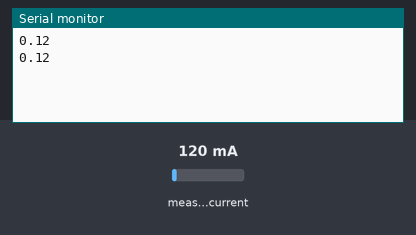
The sketch below on a simulated Arduino Uno, built with avr-gcc and run on an emulated ATmega328P. Shown: the last lines printed to the serial monitor. Inputs (shaded band) come from the test bench; at power-on: measured current 120 mA.

Above: at 3.1 s.
3.2 s: measured current set to 40 mA
At 5.4 s:
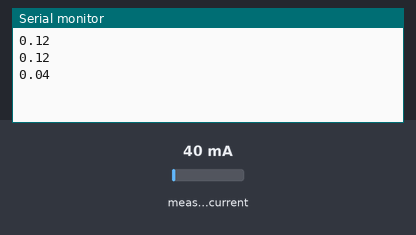
6.1 s: measured current set to 500 mA
At 7.4 s:
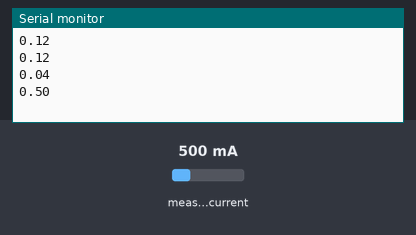
Timing chart, 0 to 9.1 s (numbered marks = the images above; inputs shaded):
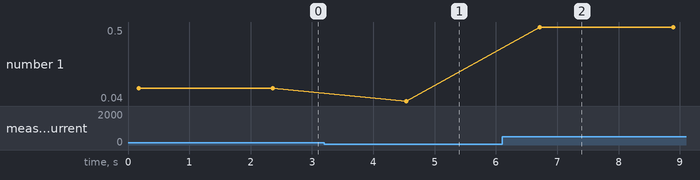

Measured:
- after the input at 3.2 s, the serial monitor: prints a new line after 1.3 s (image 1)
- after the input at 6.1 s, the serial monitor: prints a new line after 0.61 s (image 2)
- plotted number 1: 0.12 → 0.04 after the input at 3.2 s, 0.04 → 0.5 after the input at 6.1 s

The sketch:

sct_teste.ino
```cpp
#include "EmonLib.h"
#include <SPI.h>

EnergyMonitor emon1;

//Pino do sensor SCT
int pino_sct = A1;

void setup()
{
  Serial.begin(9600);
  //Pino, calibracao - Cur Const= Ratio/BurdenR. 2000/33 = 60
  emon1.current(pino_sct, 60);
}

void loop()
{
  //Calcula a corrente
  double Irms = emon1.calcIrms(1480);
  //Mostra o valor da corrente no serial monitor e display
  Serial.println(Irms);
  delay(2000);
}
```
